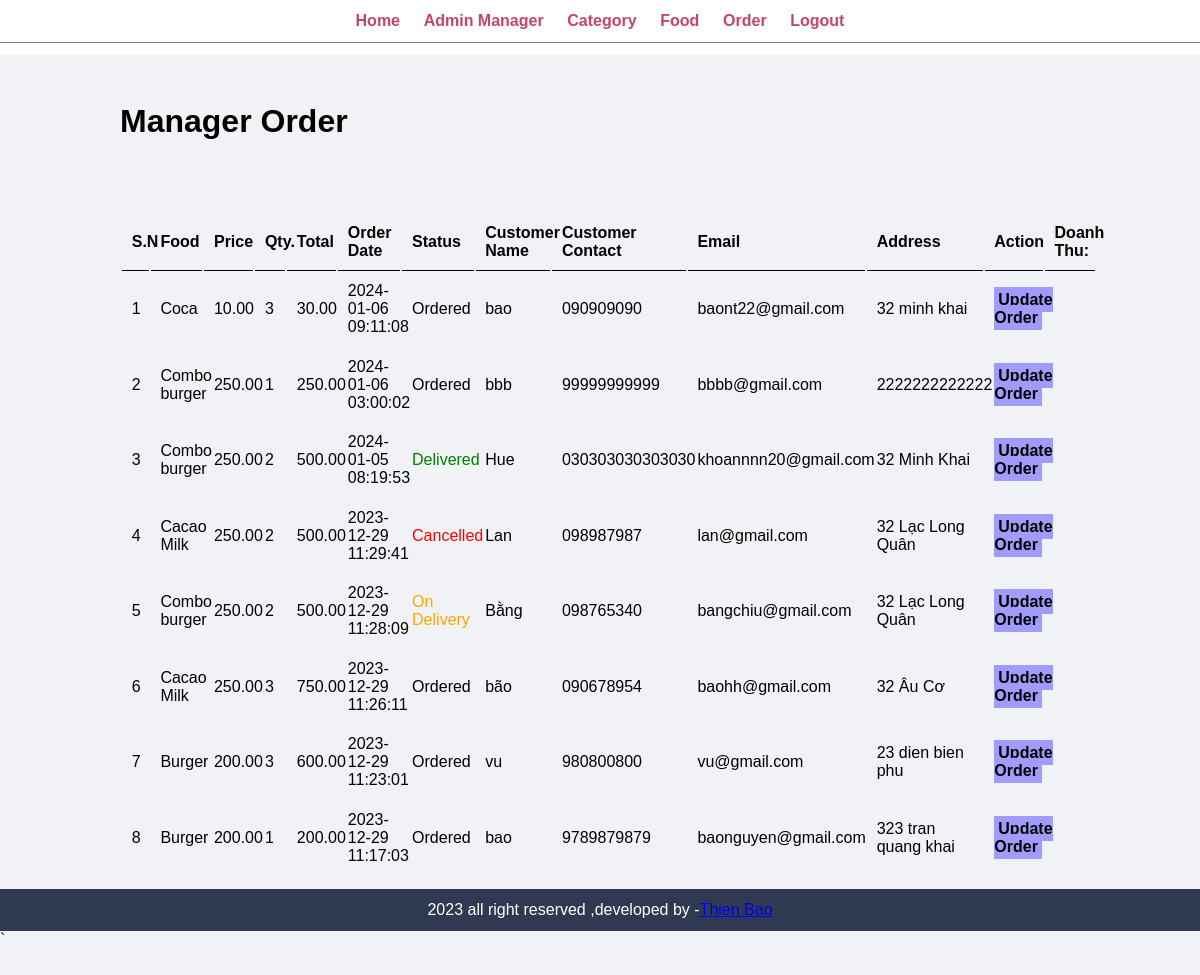
Page /admin/manager-order.php (signed in) on the committed database.
### tables this page shows
CREATE TABLE `tbl_order` (
  `id` int(10) UNSIGNED NOT NULL,
  `food` varchar(150) NOT NULL,
  `price` decimal(10,2) NOT NULL,
  `qty` int(11) NOT NULL,
  `total` decimal(10,2) NOT NULL,
  `order_date` datetime NOT NULL,
  `status` varchar(50) NOT NULL,
  `customer_name` varchar(150) NOT NULL,
  `customer_contact` varchar(20) NOT NULL,
  `customer_email` varchar(150) NOT NULL,
  `customer_address` varchar(255) NOT NULL
);

### admin/manager-order.php (the view, shortened to what this page needs)
<?php include('partials/menu.php') ;?>
<div class="main-content">
                <div class="wrapper">
                <h1>Manager Order</h1>
    <br /><br />
     <br/><br/>
    <table class="tbl-full">
      <tr>
        <th>S.N</th>
        <th>Food</th>
        <th>Price</th>
        <th>Qty.</th>
        <th>Total</th>
        <th>Order Date</th>
        <th>Status</th>
        <th>Customer Name</th>
        <th>Customer Contact</th>
        <th>Email</th>
        <th>Address</th>
        <th>Action</th>
        <th>Doanh Thu:</th>
      </tr>
      <?php
        $sql="SELECT * FROM tbl_order ORDER BY id DESC";
        $res=mysqli_query($conn,$sql);
        $count= mysqli_num_rows($res);
        $sn=1;
        if($count>0)
        {
          while($row=mysqli_fetch_assoc($res))
          {
            $id=$row['id'];
            $food=$row['food'];
            $price=$row['price'];
            $qty=$row['qty'];
            $total=$row['total'];
            $order_date=$row['order_date'];
            $status=$row['status'];
            $customer_name=$row['customer_name'];
            $customer_contact=$row['customer_contact'];
            $customer_email=$row['customer_email'];
            $customer_address=$row['customer_address'];
            ?>
            <tr>
        <td><?php echo $sn++; ?></td>
        <td><?php echo $food++; ?></td>
        <td><?php echo $price++; ?></td>
        <td><?php echo $qty++; ?></td>
        <td><?php echo $total; ?></td>
        <td><?php echo $order_date; ?></td>
        <td>
          <?php
            if($status=='Ordered')
            {
              echo "<label>$status</label>";
            }
            elseif($status=='On Delivery'){
              echo "<label style ='color: orange;'>$status</label>";
            }
            elseif($status=='Delivered'){
              echo "<label style ='color: green;'>$status</label>";
            }
            elseif($status=='Cancelled'){
              echo "<label style ='color: red;'>$status</label>";
            }
          ?>
        </td>
        <td><?php echo $customer_name; ?></td>
        <td><?php echo $customer_contact; ?></td>
        <td><?php echo $customer_email; ?></td>
        <td><?php echo $customer_address; ?></td>
        <td>
         <a href="<?php echo SITEURL; ?>admin/update-order.php?id=<?php echo $id; ?>" class="btn-secondary">Update Order</a>
        </td>
        <td><?php
        ?></td>
      </tr>
            <?php
          }
        }
        else{
          echo "<tr>
            <td colspan='12' class ='error'> Orders not available </td>
          </tr>";
        }
      ?>
    </table>
            </div>
<?php include('partials/footer.php'); ?>`

### admin/partials/menu.php (shortened to what this page needs)
<html>
<head>
    <link rel="stylesheet" href="../css/admin.css">
</head>
<body>
    <div class="menu">
        <div class="wrapper">
            <ul>
                <li><a href="index.php">Home</a></li>
                <li><a href="manager-admin.php">Admin Manager</a></li>
                <li><a href="manager-category.php">Category</a></li>
                <li><a href="manager-food.php">Food</a></li>
                <li><a href="manager-order.php">Order</a></li>
                <li><a href="logout.php">Logout</a></li>
            </ul>
        </div>
    </div>

### admin/partials/footer.php
 <div class="footer">
                <div class="wrapper">
                <p class="text-center">2023 all right reserved ,developed by -<a href="#">Thien Bao</a> </p>
                </div>
            </div>
    </body>
</html>

### css/admin.css (style rules this page uses)
* { margin: 0; padding: 0; font-family: Arial, Helvetica, sans-serif; }
.wrapper { padding: 1%; margin: 0 auto; width: 80%; }
.text-center { text-align: center; }
.tbl-full { width: 100%; }
table tr th { border-bottom: 1px solid black; padding: 1%; text-align: left; }
table tr td { padding: 1%; }
.btn-secondary { background-color: #a29bfe; padding: 1%; color: white; text-decoration: none; font-weight: bold; color: black; padding: 4px; }
.menu { text-align: center; border-bottom: 1px solid grey; }
.menu ul { list-style: none; }
.menu ul li { display: inline; padding: 1%; }
.menu li a { text-decoration: none; font-weight: bold; color: #c44569; }
.main-content { margin: 1% 0; background-color: #f1f2f6; padding: 3% 0; }
.footer { background-color: #303952; color: white; }

### rows in the picture
tbl_order: total "30.00", order_date "2024-01-06 09:11:08", status "Ordered", customer_name "bao", customer_contact "090909090", customer_email "baont22@gmail.com", customer_address "32 minh khai"
tbl_order: total "250.00", order_date "2024-01-06 03:00:02", status "Ordered", customer_name "bbb", customer_contact "99999999999", customer_email "bbbb@gmail.com", customer_address "2222222222222"
tbl_order: total "500.00", order_date "2024-01-05 08:19:53", status "Delivered", customer_name "Hue", customer_contact "030303030303030", customer_email "khoannnn20@gmail.com", customer_address "32 Minh Khai"
tbl_order: total "500.00", order_date "2023-12-29 11:29:41", status "Cancelled", customer_name "Lan", customer_contact "098987987", customer_email "lan@gmail.com", customer_address "32 Lạc Long Quân"
tbl_order: total "500.00", order_date "2023-12-29 11:28:09", status "On Delivery", customer_name "Bằng", customer_contact "098765340", customer_email "bangchiu@gmail.com", customer_address "32 Lạc Long Quân"
tbl_order: total "750.00", order_date "2023-12-29 11:26:11", status "Ordered", customer_name "bão", customer_contact "090678954", customer_email "baohh@gmail.com", customer_address "32 Âu Cơ"
tbl_order: total "600.00", order_date "2023-12-29 11:23:01", status "Ordered", customer_name "vu", customer_contact "980800800", customer_email "vu@gmail.com", customer_address "23 dien bien phu"
tbl_order: total "200.00", order_date "2023-12-29 11:17:03", status "Ordered", customer_name "bao", customer_contact "9789879879", customer_email "baonguyen@gmail.com", customer_address "323 tran quang khai"
